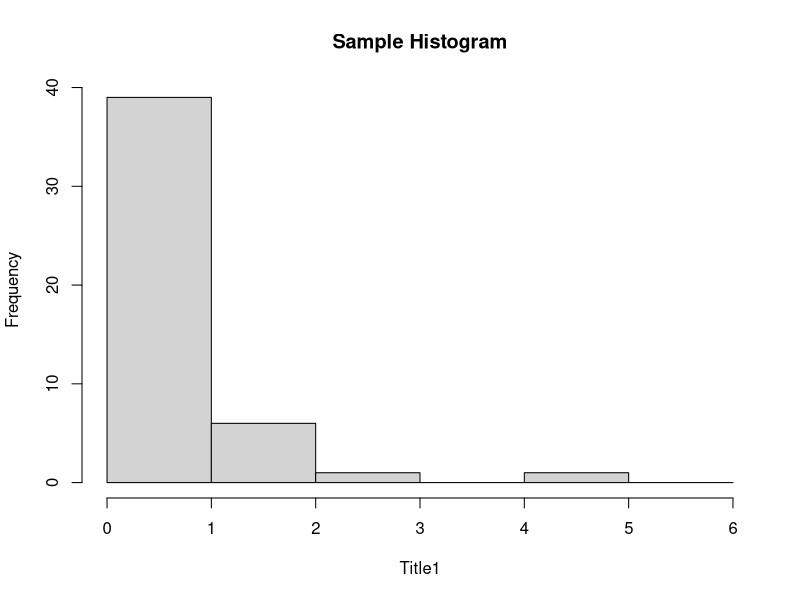

R code for this plot:
b2 <- read.table("a1.txt",header=TRUE)
b2

#the hist() command produces histograms. In the following command
#  the first column is the data, main = title for the graph
#  xlab = title for the x axis (if you do not put this in, you will
#         have as a title a1$title1
#  breaks = the break points. R has a reasonable good algorithm for
#          determining the break points, but you can control it better
#          seq: R creates a sequence, with the minimum value of 0, maximum
#               value of 6 and a bin size of 1
hist(b2$title1, main="Sample Histogram", xlab = "Title1",breaks = seq(0,6,by=1))